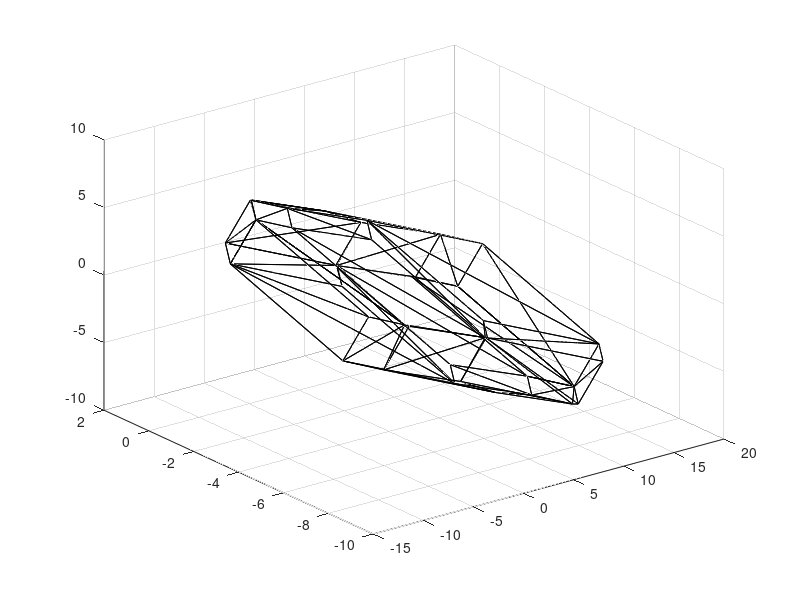

MATLAB code to generate this figure:
% Algorithm based on
%Characterization of Parallel Manipulator AvailableWrench Set Facets,
%Gouttefarde M
% function [outs]=hyperplaneshiftingmethod(q,tmin,tmax)
% output C,d
% C(list): matrix of half-space representation `Cx<d`
% d(list): vector of half-space representation `Cx<d`
   
clear all
tmin=2;
tmax=120;
% tmin=[2 2 2 2 2 2];
% tmax=[120 120 120 120 120 ];
Wrench_shomain =[ 0.1046   -0.0231    0.0050   -0.0157   -0.0555    0.0201
    0.0045   -0.0197   -0.0403   -0.0087    0.0043   -0.0064
   -0.0386    0.0464   -0.0311   -0.0020    0.0151   -0.0048];
% Wrench_shomain=[0.0532    0.0532   -0.0266   -0.0266   -0.0266   -0.0266
%          0         0    0.0460    0.0460   -0.0460   -0.0460
%    -0.0442    0.0442   -0.0442    0.0442   -0.0442    0.0442]; %single shoulder
% Wrench_shomain=[0.0393   -0.0000    0.0327  %doubleshoulder
%     0.0393    0.0000   -0.0327
%    -0.0197    0.0341    0.0327
%    -0.0197    0.0341   -0.0327
%    -0.0197   -0.0341    0.0327
%    -0.0197   -0.0341   -0.0327
%    -0.0473   -0.0192    0.0485
%    -0.0473    0.0192   -0.0485
%     0.0402   -0.0313    0.0485
%     0.0070   -0.0505   -0.0485
%     0.0070    0.0505    0.0485
%     0.0402    0.0313   -0.0485]';
%   Wrench_shomain = 1.0e-04 *[ -0.2457   -0.2457   -0.2444    0.4901    0.4901   -0.2444
%     0.4237   -0.4237   -0.4245   -0.0008    0.0008    0.4245
%     0.0008   -0.0008    0.0008   -0.0008    0.0008   -0.0008];
% Wrench_shomain= [-0.0470    0.0552   -0.0485   -0.0463    0.0783    0.0302
%     0.0343    0.0158   -0.0057    0.0258    0.0141   -0.0083
%    -0.0137    0.0029   -0.0128    0.0265   -0.0386    0.0319];
% Wrench_shomain =[  0         0         0         0         0         0
%          0         0    0.0460    0.0460   -0.0460   -0.0460
%    -0.0442    0.0442   -0.0442    0.0442   -0.0442    0.0442]; % singular case, rank drop, failign hsm
%            Wrench_shomain=[0 1 1 0 0 1 1 0
%                            0 0 0 1 0 1 1 1
%                            0 0 1 1 1 1 0 0];
W=Wrench_shomain;
% W=wrench_matrix(q); % here q is the configuration, unit vectors and cross prods,
%W is cable space Jacobian for multi link and for single body it is the
%Jacobian
m=size(W,2); %no. of cables %linearly independent directions
n=size(W,1); %no. of dofs 
% m-n+1 remaining unit wrenches w_i if 3x6 n=3,m=6 n-1=2, m-n+1=4, 2
% linearly independent wrench and 4 remaining unit wrenches
% nbcomb= nchoosek(m,n-1); %number of combinations of m,n-1 ie choose n-1 linearly independent cable unit wrenches elements from set of m distinct objects
% I= nchoosek(W,nbcomb);%list of combinations of (m n-1) indices
% C=zeros(2*nbcomb,n);
% d=zeros(2*nbcomb,1);
% What = ObtainLinearlyIndependentSet(W);
%         w_t             =   -What*ones(n,1); % A pose is WCW if the positive span contains this vector
%         combinations    =   nchoosek(1:m,n);
%         nbcomb2= nchoosek(1:m,n-1);
%         size(nbcomb2,1)
% G = A(:,combinations(i,:));
% nbcomb2= nchoosek(1:m,n-1);
nbcomb=size(nchoosek(1:m,n-1),1);
%  C=zeros(2*nbcomb,n);
%   d=zeros(2*nbcomb,1);
I= nchoosek(1:m,n-1);
I_rem=nchoosek(1:m,m-n+1);
d=[];
dx=[];
% nbcombrem=size(nchoosek(1:m,n-1),1); % this will be same size as nbcomb in the first dimension, second
%dimension will be m-n+1
% for i= 1:nbcomb-1
for i= 1:nbcomb
    I_0=I(i,:);
    V=W(:,I_0); %matrix formed by the n-1 columns (wi) of V
%     c=cross_product_normalized(V(:,2),V(:,1))
     c= null(V');% basis of the nullspace of V
    nullityOfc = size(c, 2);
    if nullityOfc==1
%         I1_pos= 
%         C(:,2*i)=c;
%         C(:,2*i+1)=-c;
        C(:,2*i-1)=c;
         C(:,2*i)=-c;
%          I_main=c'*W(:,I_rem(i,:))
          I_main=c'*W  %either take remaining wrenches(m-n+1) or take full projection matrix(which might end up with zero values 
%          ... after multiplication with orthogonal vector)
%if we take full matrix, the 0 value comes as 0.0000 which actually is a small value and not fully zero
% so find a better way to eliminate this decimal 0 value as it causes different array sizes
% as of now remaining wrenches is safer option and works fine
% we need to keep an eps/tol value tol = 1e-15, eps epsilon relative
% accuracy of floating point number
%           I_positive=find(I_main>1e-15); %instead of zero, we put the tol value
%           I_negative=find(I_main<-1e-15);
            I_positive=find(I_main>0); %instead of zero, we put the tol value
          I_negative=find(I_main<0);
%          for j=1:m
%              if I_main>0.0  %note equality is not checked where I is closed halfspace bounded by Hi
%                 I_positive=j;
%              elseif I_main<0.0
%                 I_negative=j;
%              else
%                  disp('I_main is null')
%              end
         d1=sum(tmax*I_main(I_positive))+sum(tmin*I_main(I_positive)) %d_positive
         d2=-sum(tmax*I_main(I_negative))-sum(tmin*I_main(I_positive))  %d_negative
         end
%         d(2*i)=d1;
%         d(2*i+1)=d2;
%            d(:,2*i-1)=d1;
%          d(:,2*i)=d2;
         d=[d,[d1,d2]];
         
%          dx=[dx,d]
end
    % A=Cx<d in H-rep the zonotope shaped available wrench set A is
    % expressed
%  end
% f= %wrench induced by the weight of the platform at configuration q
% dq= C*f;
% for i=0: 2*nbcomb
%    if dq(i)>d(i)
%        outs = False;      
%    end
% outs = true; 
% % return 1
% end
% end
%% computing vertices V from H rep is vertex enumeration problem
%% computing H from V rep is facet enumeration problem
% HreptoVrepduality(C',d')
%% ref: https://www.mathworks.com/matlabcentral/mlc-downloads/downloads/submissions/48509/versions/3/previews/COMP_GEOM_TLBX/html/Vertex_enumeration_3D.html
% a convex polytope can be specified as convex hull  of vertex set V of P or
% intersection of set H of its facet including half spaces
% using duality principle convert the planes to equivalent points
% https://stackoverflow.com/questions/26809630/how-to-convert-the-half-spaces-that-constitute-a-convex-hull-to-a-set-of-extreme
A= C';
b=d';
hv=A\b %least square solution, backlash invokes linear solver
b=b-A*hv 
D=A./repmat(b,[1 size(A,2)])
 [k,vol]=convhulln(D);
% trisurf(k,D(:,1),D(:,2),D(:,3),'FaceColor','cyan')
for ix = 1:size(k,1)
    F = D(k(ix,:),:);
    G(ix,:)=F\ones(size(F,1),1); %least square solution, backlash invokes linear solver
end
V = G + repmat(hv',[size(G,1),1]);
[kA,vol]=convhulln(V);
trisurf(kA,V(:,1),V(:,2),V(:,3),'FaceColor','none')

% axis equal
% axis vis3d
% axis off
% h=camlight(0,90);